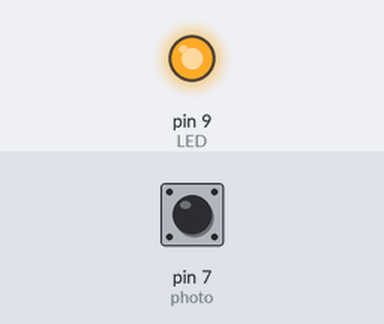
Simulated run of this sketch. Board: Arduino Uno, built with avr-gcc and run on an emulated ATmega328P. Shown: output pins drawn as LEDs (lit = HIGH). The inputs (shaded band) are chosen by the test bench; at power-on: pin 7 (photo) HIGH.

Above: at 1.2 s.
1.3 s: pin 7 (photo) pulled LOW for 0.15 s
At 1.37 s:
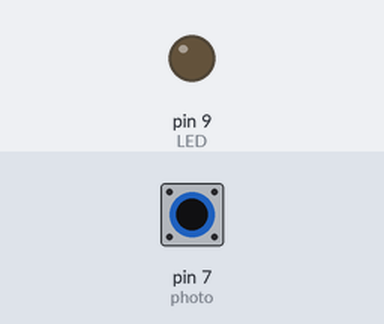
2.9 s: pin 7 (photo) pulled LOW for 3.2 s
At 7.0 s:
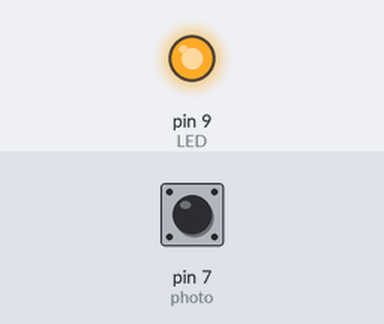
Timing chart, 0 to 8.5 s (numbered marks = the images above; inputs shaded):
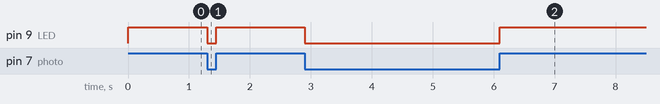

The sketch:

Photoresistor1.ino
```cpp
const int photo = 7;
const int LED = 9;

void setup() {
  //Outputs
  pinMode(LED, OUTPUT);
  digitalWrite(LED, LOW);
  //inputs
  pinMode(photo, INPUT_PULLUP);
}

void loop(){
  //if/else loop checks if photoresistor is high or low
  if(digitalRead(photo) ==HIGH){
    digitalWrite(LED, HIGH);
  }
  else{
    digitalWrite(LED, LOW);
  }
}
```

Measured:
- after the input at 1.3 s, pin 9 (LED): HIGH → LOW at once, → HIGH 0.15 s later
- after the input at 2.9 s, pin 9 (LED): HIGH → LOW at once, → HIGH 3.2 s later
